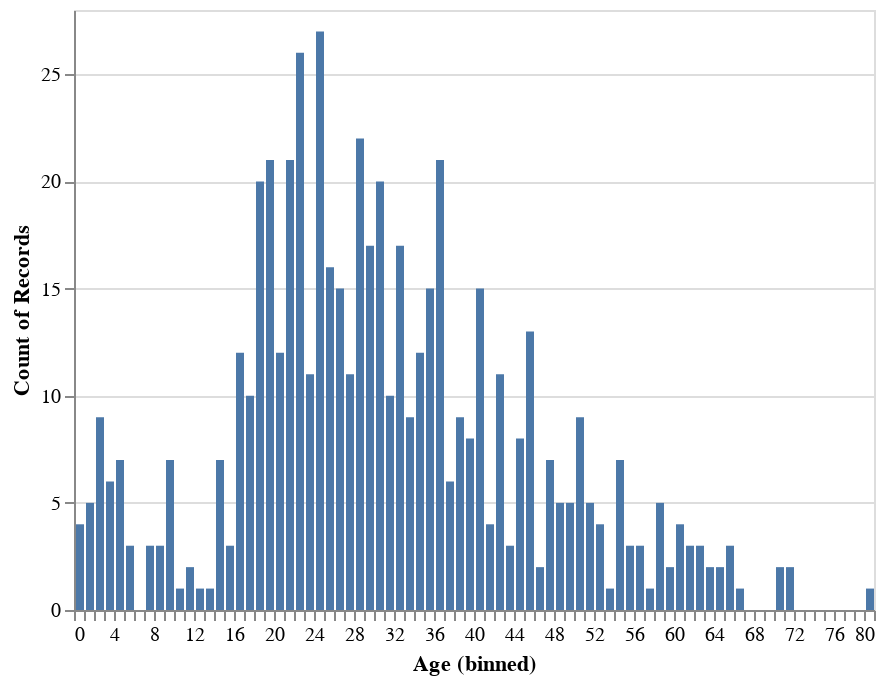

The notebook cell saved with this chart:
### Code cell
alt.Chart(raw_train).mark_bar().encode(
    x=alt.X('Age',bin=alt.Bin(maxbins=80)),
    y='count():Q'
)

### Figure 1 — Vega-Lite specification as saved in the notebook (floating-point values rounded to 4 significant figures; data arrays with more than 128 entries replaced by an {"elided": "..."} marker saying what was removed)
{"$schema": "https://vega.github.io/schema/vega-lite/v3.4.0.json", "config": {"mark": {"tooltip": null}, "view": {"height": 300, "width": 400}}, "data": {"name": "data-79c55d686566d8496583faee1dc06b34"}, "datasets": {"data-79c55d686566d8496583faee1dc06b34": {"elided": "713 records"}}, "encoding": {"x": {"bin": {"maxbins": 80}, "field": "Age", "type": "quantitative"}, "y": {"aggregate": "count", "type": "quantitative"}}, "mark": "bar"}
